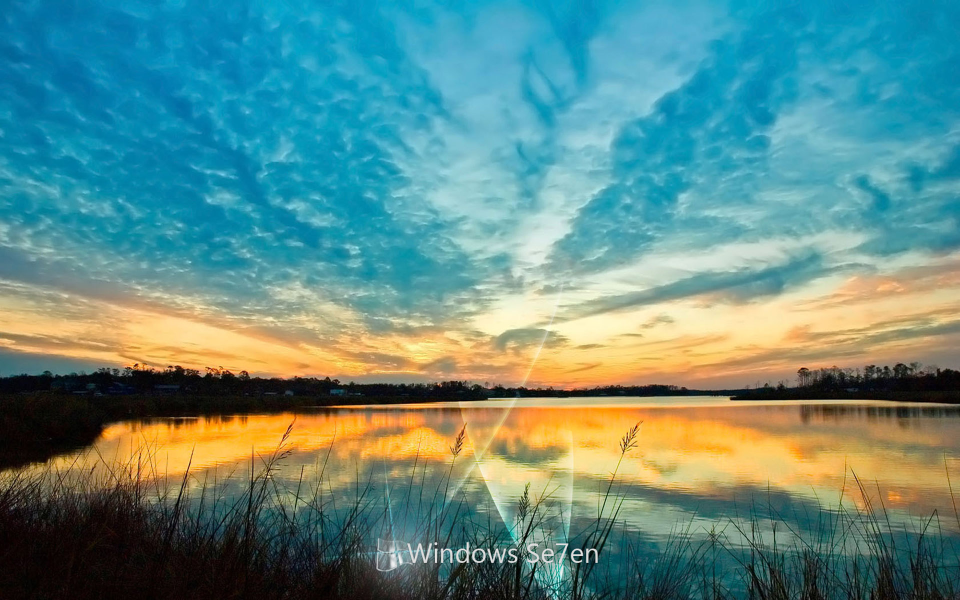
#> input picture 0005/0d3ce8cd7b899e510e0d91a043a7d933ca950dcc.jpg, 1920 x 1200 px (shown at 1/2 size); its folder holds 4 pictures in this run
$ python change_resolution.py   (older library calls are emulated)
#> lines starting #> are read from the running program, lines starting #| are printed output that depends on the picture
import glob
from PIL import Image


def change_resolution(patterns):
#> called with patterns = ('*.jpg', '*.png')
    iphone_width, iphone_height = 760, 1334
    pictures = []
    for pattern in patterns:
        pictures.extend(glob.glob(pattern))
#> pass 2 of the loop in change_resolution, `for pattern in patterns:`:
    print(pictures)
    for picture in pictures:
        img = Image.open(picture)
#> img is the input picture: PIL image 1920x1200 RGB; mean R, G, B 97.5, 139.2, 131.9
        min_width = img.size[0] if iphone_width > img.size[0] else iphone_width
#> min_width = 760
        min_height = img.size[1] if iphone_height > img.size[1] else iphone_height
#> min_height = 1200
        dist = img.resize((min_width, min_height), Image.ANTIALIAS)
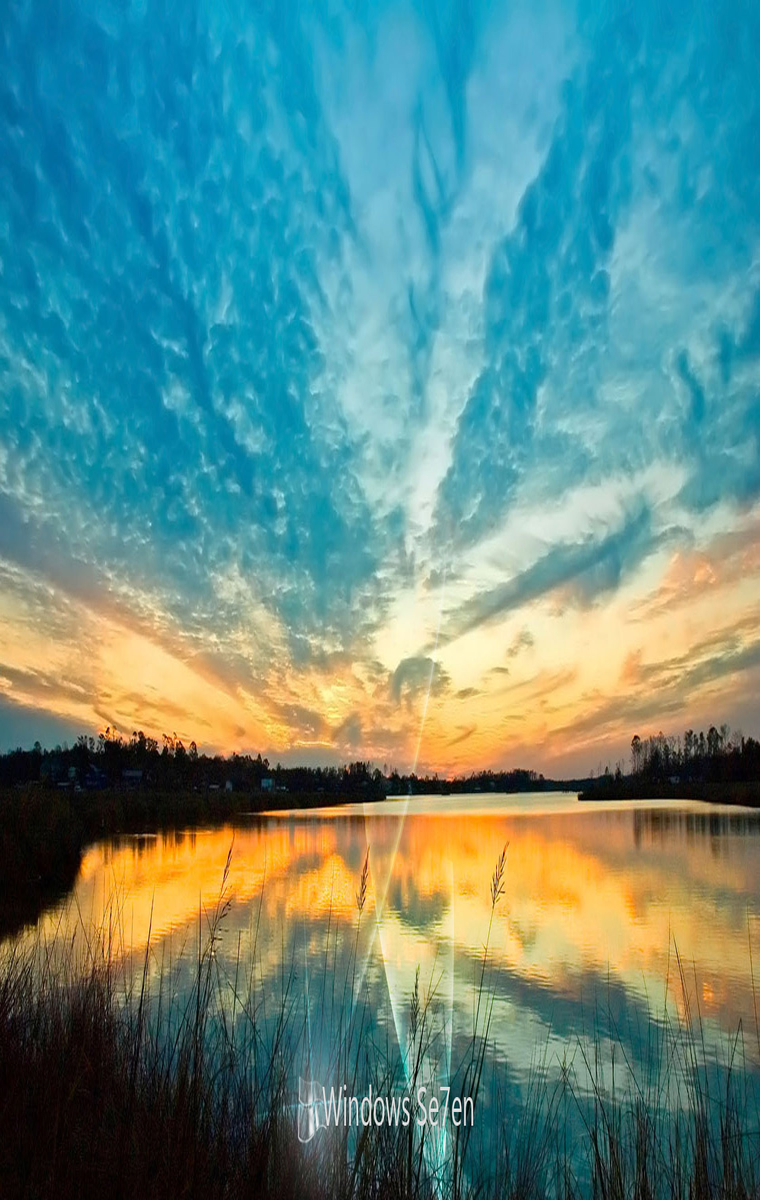
#> dist: PIL image 760x1200 RGB; mean R, G, B 97.5, 139.2, 131.9
        dist.save("iphone6_" + picture)
#> pass 2 of the loop in change_resolution, `for picture in pictures:`:
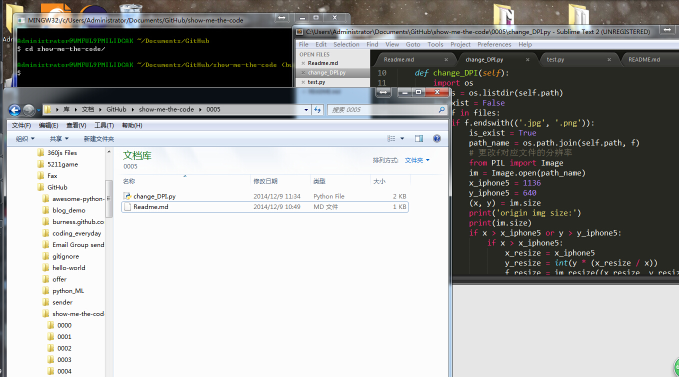
#> input picture 0005/1.jpg, 1358 x 753 px (shown at 1/2 size)
#> in change_resolution, img is the input picture: PIL image 1358x753 RGB; mean R, G, B 163.2, 163.7, 162.6
#> in change_resolution, `dist = img.resize((min_width, min_height), Image.ANTIALIAS)`:
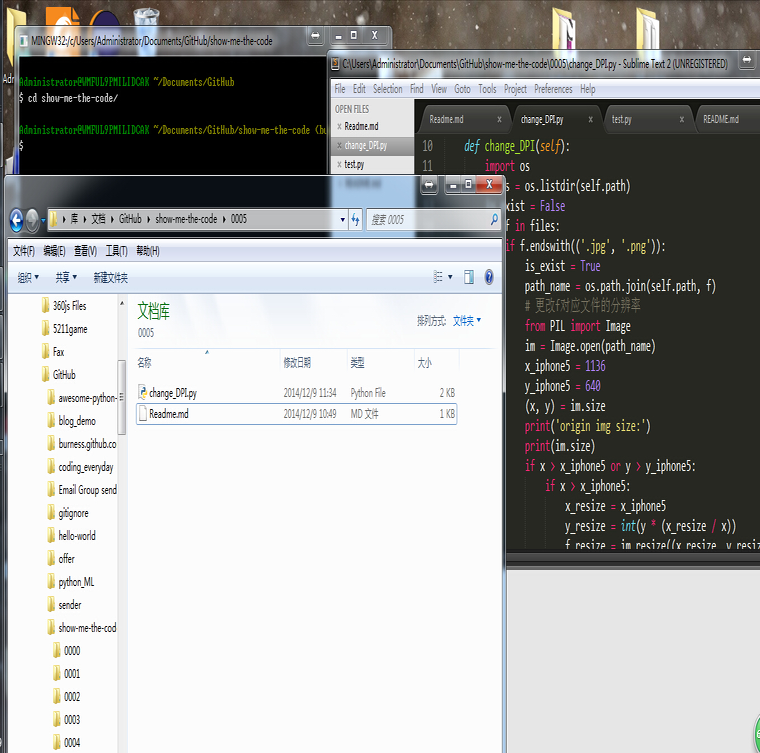
#> dist: PIL image 760x753 RGB; mean R, G, B 163.2, 163.7, 162.6
#> pass 3 of the loop in change_resolution, `for picture in pictures:`:
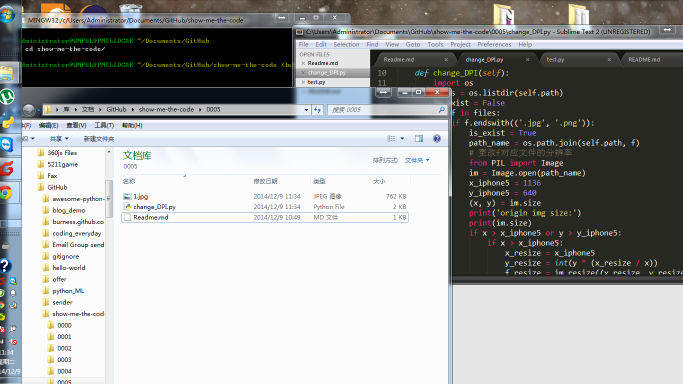
#> input picture 0005/2.jpg, 1366 x 767 px (shown at 1/2 size)
#> in change_resolution, img is the input picture: PIL image 1366x767 RGB; mean R, G, B 162.7, 163.7, 163
#> in change_resolution, `dist = img.resize((min_width, min_height), Image.ANTIALIAS)`:
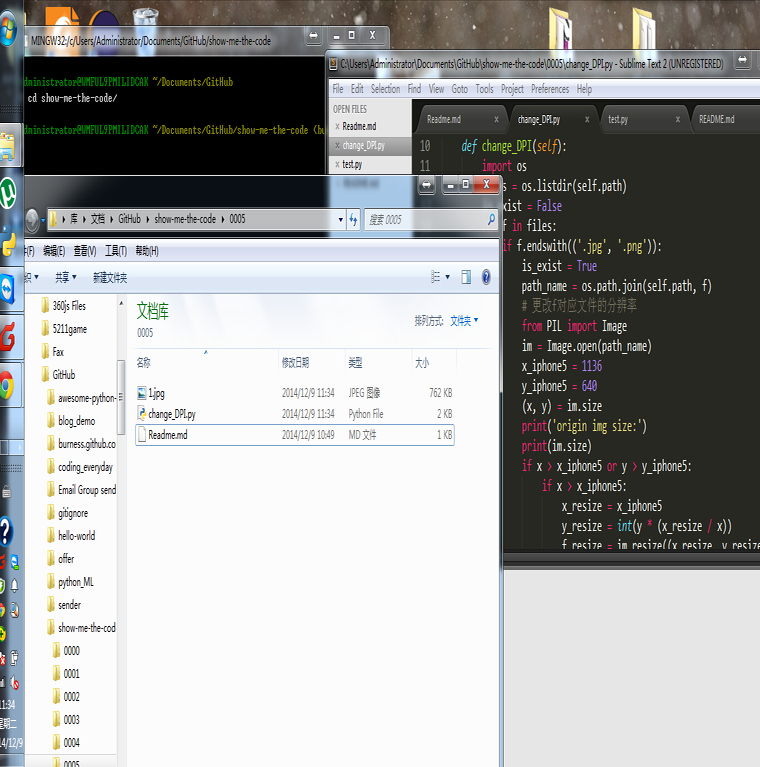
#> dist: PIL image 760x767 RGB; mean R, G, B 162.7, 163.7, 163
#> the loop made 4 passes; the first 3 are shown


if __name__ == '__main__':
    change_resolution(("*.jpg", "*.png"))
